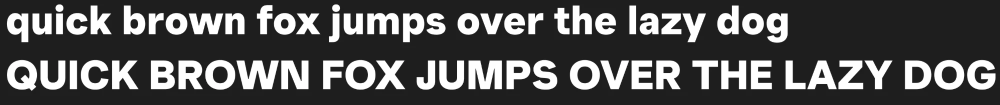
#> input picture reference/mockup-black.webp, 2000 x 210 px (shown at 1/2 size)
$ python imgtarget.py ../reference/mockup-black.webp
#> lines starting #> are read from the running program, lines starting #| are printed output that depends on the picture
"""Turn a screenshot of the two mockup pangrams into per-letter targets in font units.

Like tools/svgtarget.py, but for a raster image (light text on a dark background).
Edges are found to sub-pixel precision from anti-aliasing coverage, so 2-3 px
strokes still measure to a fraction of a pixel.

With --stem N, the targets are re-expressed for strokes N units thick: every letter
keeps its skeleton (stroke centre lines) and loses (measured stem - N) / 2 of ink on
each side, which widens the gaps by the same amount. Use it when the image is a
shape reference but the master keeps its own stroke weight.

Usage: python tools/imgtarget.py <image> [--stem N] > reference/targets-<master>.json
"""

import argparse
import json
import sys

import numpy as np
from PIL import Image
from scipy import ndimage

LINES = ["quickbrownfoxjumpsoverthelazydog", "QUICKBROWNFOXJUMPSOVERTHELAZYDOG"]


def bands(cov):
    rows = (cov > 0.5).any(1)
    out, start = [], None
    for y, v in enumerate(rows):
        if v and start is None:
            start = y
        if not v and start is not None:
            out.append((start, y))
            start = None
    if start is not None:
        out.append((start, len(rows)))
    return out


def edges(profile):
    """Sub-pixel [lo, hi) extent of a coverage profile (max coverage per column/row)."""
    idx = np.nonzero(profile > 0.02)[0]
    i, j = idx[0], idx[-1]
    return i + 1 - profile[i], j + profile[j]


def letters(cov, y0, y1, text):
    band = cov[max(0, y0 - 6):y1 + 6]
    off = max(0, y0 - 6)
    lab, _ = ndimage.label(band > 0.25)
    objs = [(sl, k + 1) for k, sl in enumerate(ndimage.find_objects(lab))]
    small = lambda sl: sl[0].stop - sl[0].start < (y1 - y0) * 0.2
    merged = [{"labels": [k], "sl": sl} for sl, k in objs if not small(sl)]
    merged.sort(key=lambda m: m["sl"][1].start)
    # i/j dots join the letter they overlap most horizontally
    for sl, k in objs:
        if small(sl):
            overlap = lambda m: min(sl[1].stop, m["sl"][1].stop) - max(sl[1].start, m["sl"][1].start)
            max(merged, key=overlap)["labels"].append(k)
    assert len(merged) == len(text), (text, len(merged))
    out = []
    for m, c in zip(merged, text):
        mask = np.isin(lab, m["labels"])
        mask = ndimage.binary_dilation(mask, iterations=2)
        part = np.where(mask, band, 0)
        x0, x1 = edges(part.max(0))
        t0, t1 = edges(part.max(1))
        out.append({"char": c, "x0": x0, "x1": x1, "top": t0 + off, "bottom": t1 + off,
                    "ink": float(part.sum()), "part": part, "off": off})
    return out


def main():
    ap = argparse.ArgumentParser()
    ap.add_argument("image")
    ap.add_argument("--stem", type=float)
    args = ap.parse_args()
    im = np.asarray(Image.open(args.image).convert("L")).astype(float)
    bg = np.median(im)
#> bg = 30
    cov = np.clip((im - bg) / (im.max() - bg), 0, 1)
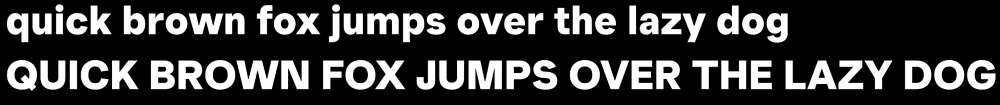
#> cov: shape (210, 2000) float64 (shown at 1/2 size); min 0, max 1, mean 0.238
    b = bands(cov)
#> the loop in bands, `for y, v in enumerate(rows):` made 210 passes
#> v on pass 10: True
#> after the loop in bands, `for y, v in enumerate(rows):`: out = [(9, 85), (120, 181)]
#> b = [(9, 85), (120, 181)]
    result = {}
    stems = {}
    for key, (y0, y1), text in zip(["lower", "upper"], [b[0], b[-1]], LINES):
        ls = letters(cov, y0, y1, text)
        l = ls[text.lower().index("l")]
        baseline = l["bottom"]
        scale = 1490 / (l["bottom"] - l["top"])
        if key == "upper":
            # horizontal stem: ink of the H between its stems, per column
            h = ls[text.index("H")]
            prof = h["part"].sum(0)
            cols = np.nonzero(prof > 0.02)[0]
            mid = cols[(prof[cols] < prof[cols].max() * 0.5)]
            inner = mid[(mid > cols[0] + 3) & (mid < cols[-1] - 3)]
            stems["h_upper"] = float(prof[inner].mean()) * scale
        stem_letter = ls[text.index("l" if key == "lower" else "I")]
        measured = (stem_letter["x1"] - stem_letter["x0"]) * scale
        shrink = (measured - args.stem) / 2 if args.stem else 0.0
        stems["measured_" + key] = measured
        result[key] = {
            "scale": scale,
            "text": text,
            "shrink_each_side": round(shrink, 1),
            "letters": [
                {"char": d["char"],
                 "xMin": round(d["x0"] * scale + shrink, 1), "xMax": round(d["x1"] * scale - shrink, 1),
                 "yMin": round((baseline - d["bottom"]) * scale, 1),
                 "yMax": round((baseline - d["top"]) * scale, 1)}
                for d in ls
            ],
        }
#> this loop made 2 passes
#> (key, y0, y1, text, off in letters, baseline) on passes 1 to 2: ('lower', 9, 85, 'quickbrownfoxjumpsoverthelazydog', 3, 68.43), ('upper', 120, 181, 'QUICKBROWNFOXJUMPSOVERTHELAZYDOG', 114, 179)
#> pass 1, in letters, `band = cov[max(0, y0 - 6):y1 + 6]`:
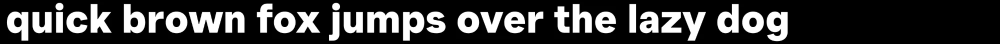
#> band: shape (88, 2000) float64 (shown at 1/2 size); min 0, max 1, mean 0.229
#> pass 1, in letters, `lab, _ = ndimage.label(band > 0.25)`:
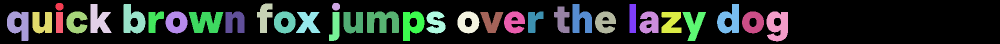
#> lab: shape (88, 2000) int32 (shown at 1/2 size); 35 distinct labels, from 0 to 34; one colour per label, 0 black
#> pass 2, in letters (call 2), `band = cov[max(0, y0 - 6):y1 + 6]`:
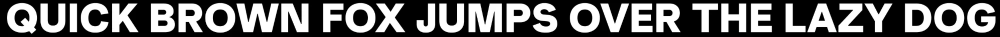
#> band: shape (73, 2000) float64 (shown at 1/2 size); min 0, max 1, mean 0.408
#> pass 2, in letters (call 2), `lab, _ = ndimage.label(band > 0.25)`:
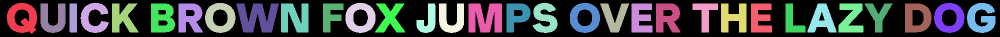
#> lab: shape (73, 2000) int32 (shown at 1/2 size); 33 distinct labels, from 0 to 32; one colour per label, 0 black
#> after the loop, result = 2 items; stems = {'measured_lower': 344.5, 'h_upper': 333, 'measured_upper': 373.7}
    result["stems"] = {k: round(v, 1) for k, v in stems.items()}
    json.dump(result, sys.stdout, indent=1)
#> (printed output is left out)


if __name__ == "__main__":
    main()
